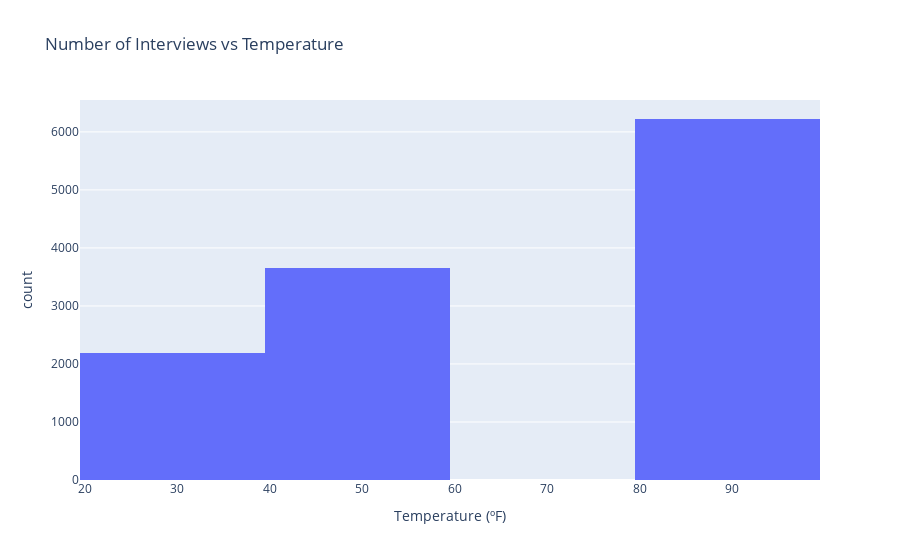

The code cell stored with this chart in its notebook:
### Markdown cell above
### 6. Use a histogram to visualize the temperature column.

### Code cell
# Create a histogram of number of interviews vs temperature
fig2 = px.histogram(data,"temperature", title="Number of Interviews vs Temperature", 
                    labels={"temperature":"Temperature (ºF)"})

# Show the plot
fig2.show()

### Figure 1 — Plotly figure (JSON) as saved in the notebook; plotly's stock layout.template omitted (floating-point values rounded to 4 significant figures; data arrays with more than 128 entries replaced by an {"elided": "..."} marker saying what was removed)
{"data": [{"alignmentgroup": "True", "bingroup": "x", "hovertemplate": "Temperature (ºF)=%{x}<br>count=%{y}<extra></extra>", "legendgroup": "", "marker": {"color": "#636efa", "pattern": {"shape": ""}}, "name": "", "offsetgroup": "", "orientation": "v", "showlegend": false, "type": "histogram", "x": {"elided": "12079 int values"}, "xaxis": "x", "yaxis": "y"}], "layout": {"barmode": "relative", "legend": {"tracegroupgap": 0}, "title": {"text": "Number of Interviews vs Temperature"}, "xaxis": {"anchor": "y", "domain": [0, 1], "title": {"text": "Temperature (ºF)"}}, "yaxis": {"anchor": "x", "domain": [0, 1], "title": {"text": "count"}}}}
